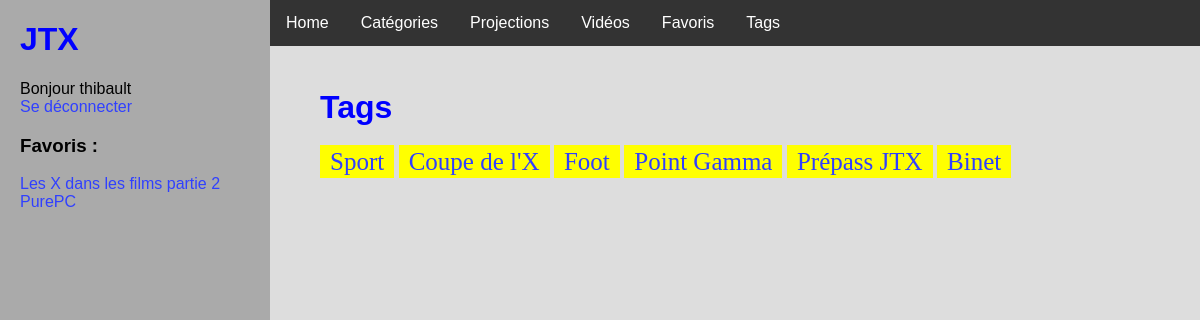
Page /tags/ (signed in) on the earlier database version.
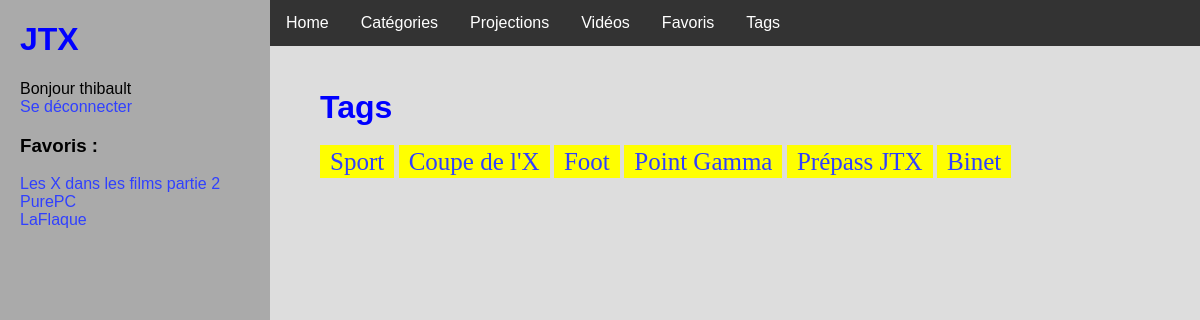
Same page on the later database version.
### videos/models.py (models this page shows, shortened)
class Favorite(models.Model):
    user = models.ForeignKey(User)
    video = models.ForeignKey(Video)
    date = models.DateTimeField(auto_now_add = True)
    class Meta:
        unique_together = (('user', 'video'),)

class Video(models.Model):
    titre = models.CharField(max_length=100)
    date = models.DateField(default=datetime.date.today)
    url = models.CharField(max_length=1000)
    views = models.IntegerField(default=0)
    public = models.BooleanField(default=False)

class Tag(models.Model):
    titre = models.CharField(max_length=100)

### videos/views.py (the view)
# urls.py: url(r'^tags/$', views.tags, name='tags'),
def tags(request):
    tags = Tag.objects.all()
    context = {
        'tags': tags,
    }
    return render(request, 'tags.html', context)

### videos/templates/tags.html
{% extends 'base.html' %}
{% block body %}
{% if tags %}
<h1>Tags</h1>
	{% for t in tags %}
    <a class="tag" style="font-size:25px" href="{% url 'tag' t.id 1 %}">{{ t.titre }}</a>
	{% endfor %}
{% else %}
    <p>Errors.</p>
{% endif %}
{% endblock %}

### videos/templates/base.html (shortened to what this page needs)
{% load static %}
<!DOCTYPE html>
<html>
<head>
  <link rel="stylesheet" href="{% static 'style.css' %}"/>
</head>
<body>
<div id="lateral_bar">
    <h1> JTX </h1>
    {% if request.user.is_authenticated %}
        Bonjour {{ request.user.username }}
        <br/>
        <a href="/logout/">Se déconnecter</a>
        <br/>
        <h3>Favoris :</h3>
        {% for f in request.user.favorite_set.all %}
        <a href="{% url 'video' f.video.id %}">{{ f.video.titre }}</a>
        <br/>
        {% endfor %}
    {% else %}
        <a href="/login/">Se connecter</a>
    {% endif %}
</div>
<div id="central">
	<div id="navigation_bar">"
    <ul>
        <li><a href="/">Home</a></li>
        <li><a href="{% url 'categories' %}">Catégories</a></li>
        <li><a href="{% url 'projs' 1 %}">Projections</a></li>
        <li><a href="{% url 'videos' 1 %}">Vidéos</a></li>
        {% if request.user.is_authenticated %}
            <li><a href="{% url 'favorites' 1 %}">Favoris</a></li>
        {% endif %}
        <li><a href="{% url 'tags' %}">Tags</a></li>
    </ul>
	</div>
	<div id="body">
    {% block body %}
    {% endblock %}
	</div>
</div>
</body>
</html>

Differences in the rows shown:
added Favorite: video.titre "LaFlaque"
